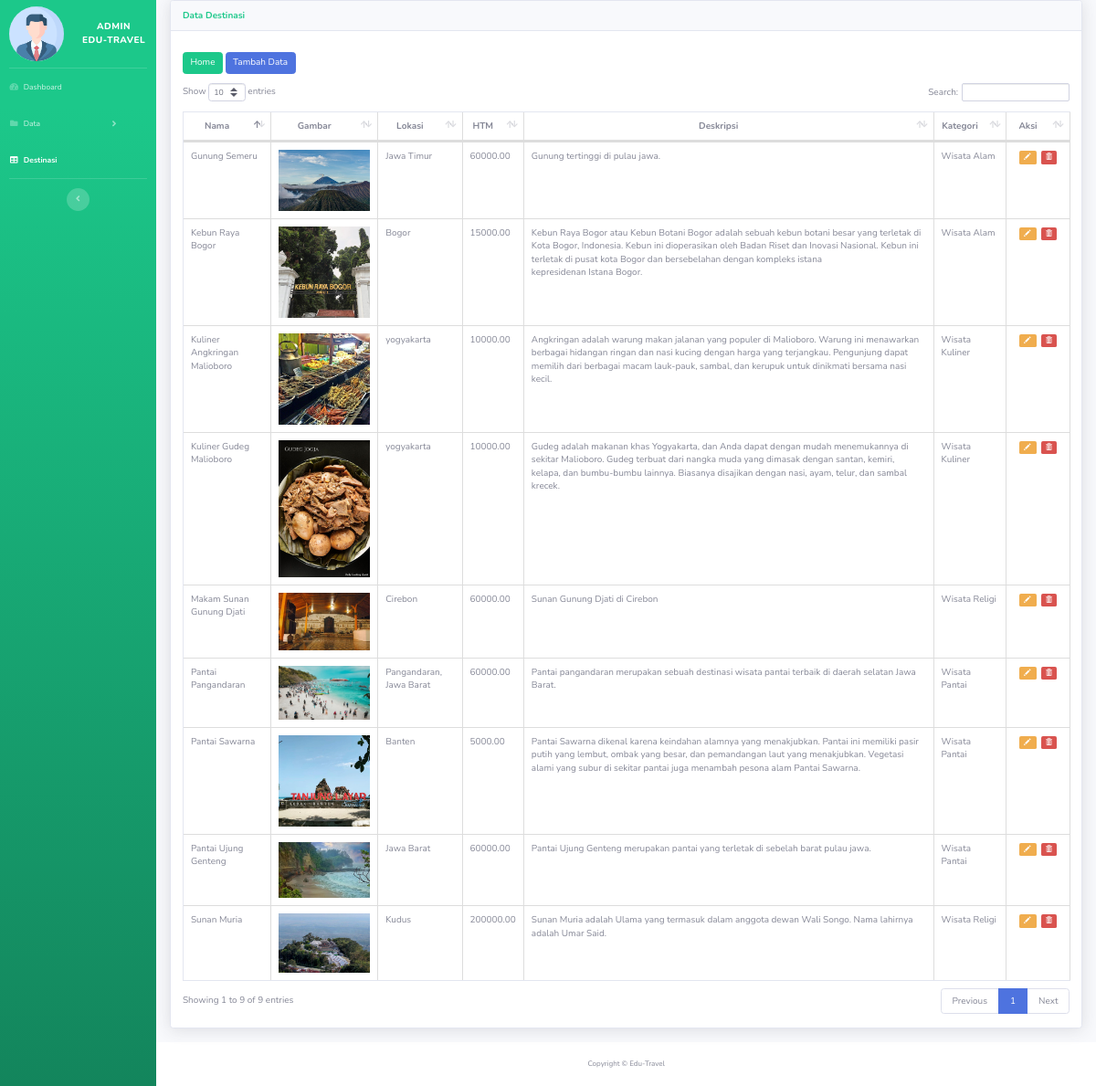
Page /travelling/admin_page/tables.php (signed in) on the committed database.
### tables this page shows
CREATE TABLE `destinasi` (
  `id_destinasi` int(11) NOT NULL,
  `nama_destinasi` varchar(100) NOT NULL,
  `gambar` text NOT NULL,
  `lokasi` varchar(250) NOT NULL,
  `harga` decimal(10,2) NOT NULL,
  `deskripsi` varchar(500) NOT NULL,
  `id_kategori` int(11) NOT NULL
);

CREATE TABLE `kategori` (
  `id_kategori` int(11) NOT NULL,
  `nama_kategori` varchar(100) NOT NULL,
  `gambar_kategori` text NOT NULL
);

### travelling/admin_page/tables.php (the view, shortened to what this page needs)
<!DOCTYPE html>
<html lang="en">
<head>
    <link href="vendor/fontawesome-free/css/all.min.css" rel="stylesheet" type="text/css">
    <link rel="stylesheet" href="https://maxcdn.bootstrapcdn.com/bootstrap/3.4.1/css/bootstrap.min.css">
    <link href="css/sb-admin-2.min.css" rel="stylesheet">
    <link href="vendor/datatables/dataTables.bootstrap4.min.css" rel="stylesheet">
</head>
<body id="page-top">
    <div id="wrapper">
        <ul class="navbar-nav bg-gradient-success sidebar sidebar-dark accordion" id="accordionSidebar"
            style="width: 200px !important;">
            <br>
            <a class="sidebar-brand d-flex align-items-center" href="index.php">
                <img src="img/adminprofile.png" style="width: 60px; border-radius: 50%; margin-right: 20px;">
                <div class="sidebar-brand-text">Admin <br>Edu-Travel</div>
            </a>
            <br>
            <hr class="sidebar-divider my-0">
            <li class="nav-item">
                <a class="nav-link" href="index.php">
                    <i class="fas fa-fw fa-tachometer-alt"></i>
                    <span>Dashboard</span></a>
            </li>
            <li class="nav-item">
                <a class="nav-link collapsed" href="#" data-toggle="collapse" data-target="#collapsePages"
                    aria-expanded="true" aria-controls="collapsePages">
                    <i class="fas fa-fw fa-folder"></i>
                    <span>Data</span>
                </a>
            </li>
            <li class="nav-item active">
                <a class="nav-link" href="tables.php">
                    <i class="fas fa-fw fa-table"></i>
                    <span>Destinasi</span></a>
            </li>
            <hr class="sidebar-divider d-none d-md-block">
            <div class="text-center d-none d-md-inline">
                <button class="rounded-circle border-0" id="sidebarToggle"></button>
            </div>
        </ul>
        <div id="content-wrapper" class="d-flex flex-column">
            <div id="content">
                <div class="container">
                    <div class="card shadow mb-4">
                        <div class="card-header py-3">
                            <h6 class="m-0 font-weight-bold text-success">Data Destinasi</h6>
                        </div>
                        <div class="card-body">
                            <a class="btn btn-success" style="margin-bottom:10px; margin-top:10px"
                                href="index.php">Home</a>
                            <a class="btn btn-primary" style="margin-bottom:10px; margin-top:10px"
                                href="tambah.php">Tambah
                                Data</a>
                            <div class="table-responsive">
                                <table class="table table-bordered" id="dataTable" width="100%" cellspacing="0">
                                    <thead>
                                        <tr style="text-align: center;">
                                            <th>Nama</th>
                                            <th>Gambar</th>
                                            <th>Lokasi</th>
                                            <th>HTM</th>
                                            <th>Deskripsi</th>
                                            <th>Kategori</th>
                                            <th style="width: 30px;">Aksi</th>
                                        </tr>
                                    </thead>
                                    <tbody>
                                        <?php
                                        require_once '../koneksi.php';
                                        $sql = "SELECT d.*,k.nama_kategori FROM destinasi AS d join kategori AS k ON d.id_kategori=k.id_kategori";
                                        $query = mysqli_query($koneksi, $sql);
                                        while ($data = mysqli_fetch_array($query)) {
                                            ?>
                                            <tr>
                                                <td>
                                                    <?= $data['nama_destinasi']; ?>
                                                </td>
                                                <td><img src="<?= $data['gambar']; ?>" alt="<?= $data['gambar']; ?>"
                                                        style="width:100px"></td>
                                                <td>
                                                    <?= $data['lokasi']; ?>
                                                </td>
                                                <td>
                                                    <?= $data['harga']; ?>
                                                </td>
                                                <td>
                                                    <?= $data['deskripsi']; ?>
                                                </td>
                                                <td>
                                                    <?= $data['nama_kategori']; ?>
                                                </td>
                                                <td style="text-align: center;">
                                                    <a href="edit.php?id_destinasi=<?php echo $data["id_destinasi"] ?>"
                                                        class="label label-warning"> <span
                                                            class="glyphicon glyphicon-pencil"></span>
                                                    </a>
                                                    <a href="hapus.php?id_destinasi=<?php echo $data["id_destinasi"] ?>"
                                                        class="label label-danger"> <span
                                                            class="glyphicon glyphicon-trash"></span>
                                                    </a>
                                                </td>
                                            </tr>
                                        <?php } ?>
                                    </tbody>
                                </table>
                            </div>
                        </div>
                    </div>
                </div>
            </div>
            <footer class="sticky-footer bg-white">
                <div class="container my-auto">
                    <div class="copyright text-center my-auto">
                        <span>Copyright &copy; Edu-Travel</span>
                    </div>
                </div>
            </footer>
        </div>
    </div>
</body>
</html>

### rows in the picture
destinasi: nama_destinasi "Kebun Raya Bogor", gambar (picture), lokasi "Bogor", harga "15000.00", deskripsi "Kebun Raya Bogor atau Kebun Botani Bogor adalah sebuah kebun botani besar yang terletak di Kota Bogor, Indonesia. Kebun ini dioperasikan oleh Badan Riset dan Inovasi Nasional. Kebun ini terletak di pusat kota Bogor dan bersebelahan dengan kompleks istana kepresidenan Istana Bogor.", id_kategori.nama_kategori "Wisata Alam"
destinasi: nama_destinasi "Pantai Sawarna", gambar (picture), lokasi "Banten", harga "5000.00", deskripsi "Pantai Sawarna dikenal karena keindahan alamnya yang menakjubkan. Pantai ini memiliki pasir putih yang lembut, ombak yang besar, dan pemandangan laut yang menakjubkan. Vegetasi alami yang subur di sekitar pantai juga menambah pesona alam Pantai Sawarna.", id_kategori.nama_kategori "Wisata Pantai"
destinasi: nama_destinasi "Kuliner Angkringan Malioboro", gambar (picture), lokasi "yogyakarta", harga "10000.00", deskripsi "Angkringan adalah warung makan jalanan yang populer di Malioboro. Warung ini menawarkan berbagai hidangan ringan dan nasi kucing dengan harga yang terjangkau. Pengunjung dapat memilih dari berbagai macam lauk-pauk, sambal, dan kerupuk untuk dinikmati bersama nasi kecil.", id_kategori.nama_kategori "Wisata Kuliner"
destinasi: nama_destinasi "Kuliner Gudeg Malioboro", gambar (picture), lokasi "yogyakarta", harga "10000.00", deskripsi "Gudeg adalah makanan khas Yogyakarta, dan Anda dapat dengan mudah menemukannya di sekitar Malioboro. Gudeg terbuat dari nangka muda yang dimasak dengan santan, kemiri, kelapa, dan bumbu-bumbu lainnya. Biasanya disajikan dengan nasi, ayam, telur, dan sambal krecek.", id_kategori.nama_kategori "Wisata Kuliner"
destinasi: nama_destinasi "Gunung Semeru", gambar (picture), lokasi "Jawa Timur", harga "60000.00", deskripsi "Gunung tertinggi di pulau jawa.", id_kategori.nama_kategori "Wisata Alam"
destinasi: nama_destinasi "Pantai Ujung Genteng", gambar (picture), lokasi "Jawa Barat", harga "60000.00", deskripsi "Pantai Ujung Genteng merupakan pantai yang terletak di sebelah barat pulau jawa.", id_kategori.nama_kategori "Wisata Pantai"
destinasi: nama_destinasi "Makam Sunan Gunung Djati", gambar (picture), lokasi "Cirebon", harga "60000.00", deskripsi "Sunan Gunung Djati di Cirebon", id_kategori.nama_kategori "Wisata Religi"
destinasi: nama_destinasi "Sunan Muria", gambar (picture), lokasi "Kudus", harga "200000.00", deskripsi "Sunan Muria adalah Ulama yang termasuk dalam anggota dewan Wali Songo. Nama lahirnya adalah Umar Said.", id_kategori.nama_kategori "Wisata Religi"
destinasi: nama_destinasi "Pantai Pangandaran", gambar (picture), lokasi "Pangandaran, Jawa Barat", harga "60000.00", deskripsi "Pantai pangandaran merupakan sebuah destinasi wisata pantai terbaik di daerah selatan Jawa Barat.", id_kategori.nama_kategori "Wisata Pantai"
